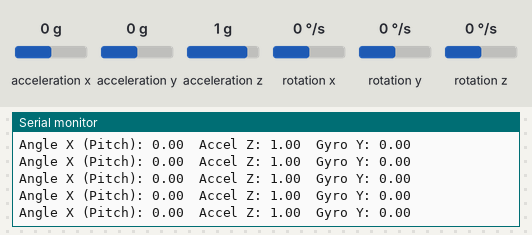
This sketch was run on a simulated Arduino Uno, built with avr-gcc and run on an emulated ATmega328P. Parts: the last lines printed to the serial monitor. The inputs (shaded band) are chosen by the test bench; at power-on: acceleration y 0 g, rotation y 0 °/s, acceleration z 1 g, acceleration x 0 g, rotation x 0 °/s, rotation z 0 °/s.

Above: at 4.2 s.
4.3 s: acceleration y set to -1.4 g
At 4.35 s:
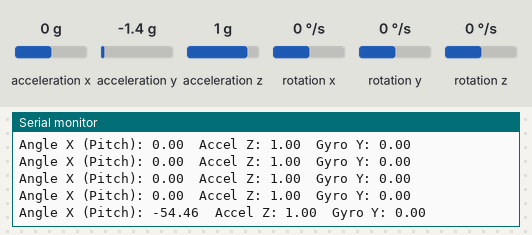
5.8 s: rotation y set to -192 °/s
At 5.8 s:
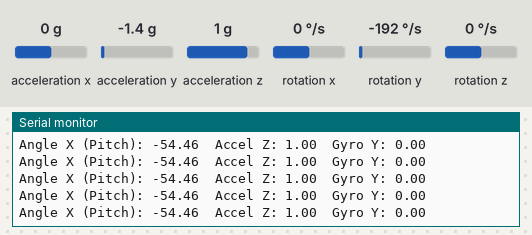
8.8 s: acceleration z set to -1.4 g
At 8.8 s:
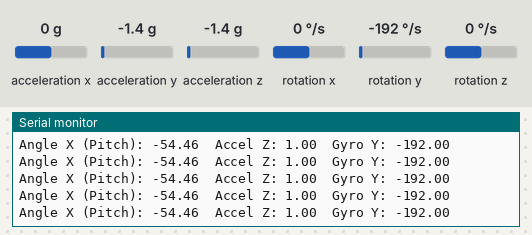
11.8 s: rotation y set to 0 °/s
At 11.8 s:
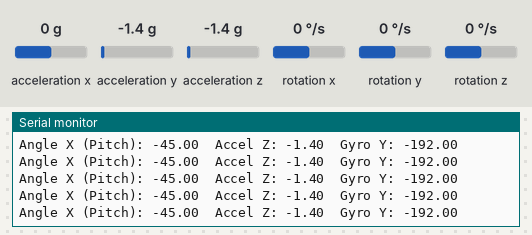
14.8 s: acceleration y set to 0 g
At 14.8 s:
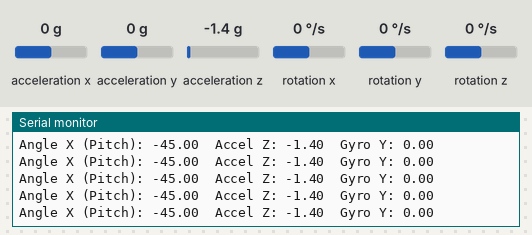
17.8 s: acceleration y set to -0.8 g
At 17.8 s:
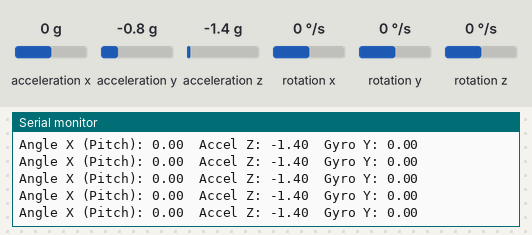
Timing chart, 0 to 20.8 s (numbered marks = the images above; inputs shaded):
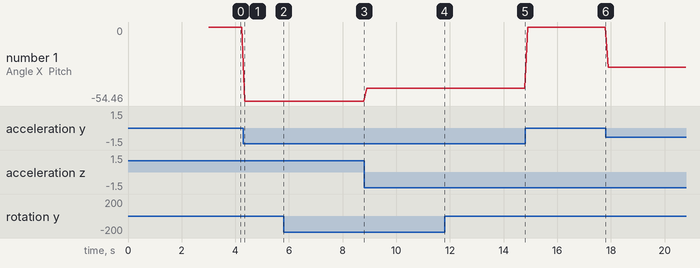

Measured:
- after the input at 4.3 s, the serial monitor: prints a new line after 0.05 s (image 1)
- plotted number 1: 0 → -54.46 after the input at 4.3 s, -54.46 → -45 after the input at 8.8 s, 0 → -29.74 after the input at 17.8 s

The sketch:

Arduino_MPU.ino
```cpp
#include <Wire.h>
#include <MPU6050_light.h>

MPU6050 mpu(Wire);

void setup() {
  Serial.begin(9600);
  delay(1000);
  Wire.begin();  // On Uno: SDA = A4, SCL = A5

  byte status = mpu.begin();
  Serial.print("MPU6050 status: ");
  Serial.println(status);
  while (status != 0) {
    delay(1000);
    Serial.println("MPU not connected...");
  }

  Serial.println("Calibrating gyro...");
  delay(1000);
  mpu.calcOffsets(); // gyro and accel calibration
  Serial.println("Done!");
}

void loop() {
  mpu.update();

  // Angle in X-axis (pitch) for balancing
  Serial.print("Angle X (Pitch): ");
  Serial.print(mpu.getAngleX());
  Serial.print("\t");

  // Raw acceleration and gyro
  Serial.print("Accel Z: ");
  Serial.print(mpu.getAccZ());
  Serial.print("\tGyro Y: ");
  Serial.println(mpu.getGyroY());

  delay(100);
}
```
